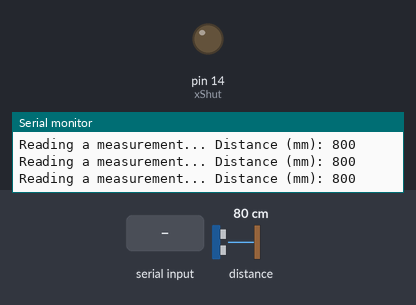
Simulated run of this sketch. Board: Arduino Uno, built with avr-gcc and run on an emulated ATmega328P. Parts: output pins drawn as LEDs (lit = HIGH), the last lines printed to the serial monitor. Inputs (shaded band) come from the test bench; at power-on: distance to the obstacle 80 cm.

Above: at 1.3 s.
1.4 s: "tofOn\n" received over Serial
At 2.0 s:
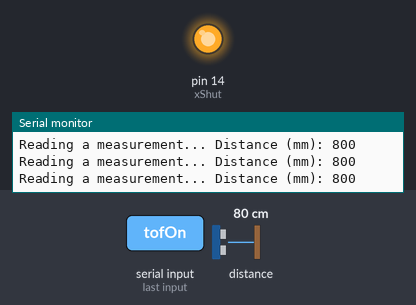
4.8 s: "tofOff\n" received over Serial
At 5.4 s:
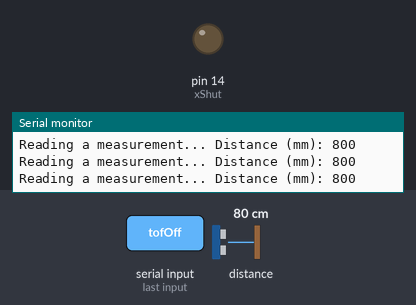
Timing chart, 0 to 7.8 s (numbered marks = the images above; inputs shaded):
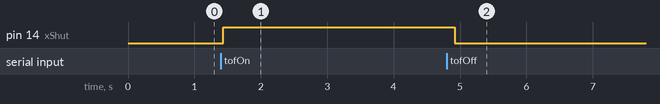

Measured:
- after the input at 1.4 s, pin 14 (xShut): LOW → HIGH at once
- after the input at 4.8 s, pin 14 (xShut): HIGH → LOW after 0.12 s

The sketch:

sketch_oct10a.ino
```cpp
#include "Adafruit_VL53L0X.h"
#define xShut 14
Adafruit_VL53L0X lox = Adafruit_VL53L0X();

void setup() {
  Serial.begin(115200);

  // wait until serial port opens for native USB devices
  while (! Serial) {
    delay(1);
  }

  Serial.println("Adafruit VL53L0X test");
  if (!lox.begin()) {
    Serial.println(F("Failed to boot VL53L0X"));
    while(1);
  }
  // power
  Serial.println(F("VL53L0X API Simple Ranging example\n\n"));
  delay(100);
  pinMode(xShut, OUTPUT);
  digitalWrite(xShut, LOW);
}

void loop() {
  if (Serial.available() > 0)  // Daten werden empfangen
  {
    String inString = Serial.readStringUntil('\n'); // Zeichen vom Seriellen Port in inByte ablegen
    inString.trim();
    if (inString.equals("tofOn")) {
      digitalWrite(xShut, HIGH);
      Serial.println("Sensor on");
      lox.begin();
      delay(10);
    } else if (inString.equals("tofOff")) {
      digitalWrite(xShut, LOW);
      delay(10);
      Serial.println("Sensor off");
    }
  }

  VL53L0X_RangingMeasurementData_t measure;

  Serial.print("Reading a measurement... ");
  lox.rangingTest(&measure, false); // pass in 'true' to get debug data printout!

  if (measure.RangeStatus != 4) {  // phase failures have incorrect data
    Serial.print("Distance (mm): "); Serial.println(measure.RangeMilliMeter);
  } else {
    Serial.println(" out of range ");
  }

  delay(100);
}
```
